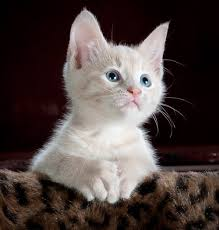
#> input picture CSCI2620-InClassProjects/PalettePrep/cat.jpg, 219 x 230 px
$ python main.py
#> lines starting #> are read from the running program, lines starting #| are printed output that depends on the picture
#> further down, image is the input picture: PIL image 219x230 RGB; mean R, G, B 79.1, 67.5, 65.2
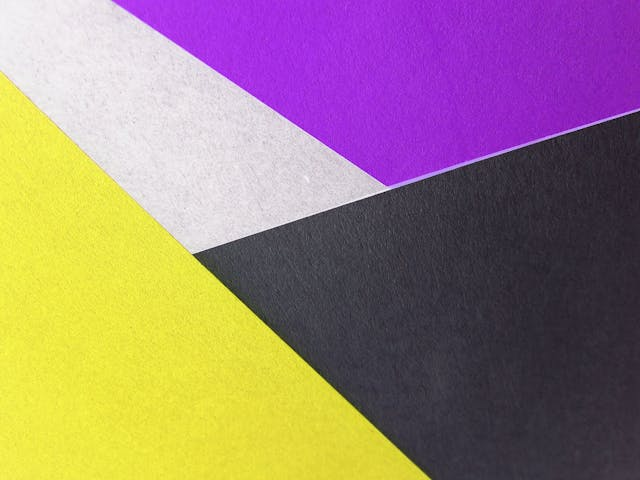
#> input picture CSCI2620-InClassProjects/PalettePrep/abstract.jpg, 640 x 480 px
#> further down, image is the input picture: PIL image 640x480 RGB; mean R, G, B 155.3, 128.2, 120.5
### CSCI2620-InClassProjects/PalettePrep/remap.py
import math


# [6 lines left out: function color_distance, not called in this run]


def color_distanceL1(one, two):
  r_diff = one[0] - two[0]
  g_diff = one[1] - two[1]
  b_diff = one[2] - two[2]

  return abs(r_diff) + abs(g_diff) + abs(b_diff)


# [45 lines left out: function remapDither, not called in this run]

def remap(image, data, palette, filename):
#> called with filename = 'abstract_bichrome.png'
    print("Building cluster distance matrix")
    palette_distances = []
    for color1 in palette:
        row = []
        for color2 in palette:
            distance = color_distanceL1(color1, color2)
            row.append(distance)
        palette_distances.append(row)

    for y in range(image.height):
        for x in range(image.width):
            pixel = data[x, y]
            min_distance = 442
            min_index = 0
            for i, color in enumerate(palette):

                palette_distance = palette_distances[min_index][i]
                if palette_distance > min_distance * 2:
                    continue

                distance = color_distanceL1(color, pixel)
                if distance < min_distance:
                    min_distance = distance
                    min_index = i

            data[x, y] = palette[min_index]

    image.save(filename)
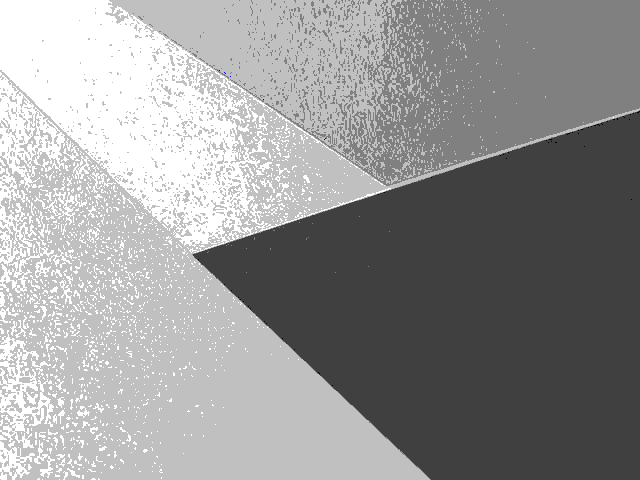
#> saved as abstract_bichrome.png: PIL image 640x480 RGB; mean R, G, B 149.5, 149.5, 149.5

### CSCI2620-InClassProjects/PalettePrep/get_palette.py
def get_palette(image, data, sub_sample_frequency = 1):
#> called with sub_sample_frequency = 1
  pixel_frequency = dict()

  sum_sub_sample = 0

  for y in range(image.height):
    for x in range(image.width):
      sum_sub_sample += sub_sample_frequency
      if sum_sub_sample >= 1:
        pixel = data[x, y]
        if pixel in pixel_frequency.keys():
          pixel_frequency[pixel] = pixel_frequency[pixel] + 1
        else:
          pixel_frequency[pixel] = 1
        sum_sub_sample -= 1


  entries = sorted(pixel_frequency.items(), key=lambda pair: pair[1], reverse=True)
  return entries

### CSCI2620-InClassProjects/PalettePrep/print_palette.py
import math
from PIL import Image

def print_palette(entries, pixel_size, name):
#> called with pixel_size = 10, name = 'abstract_palette.png'
  wrap_size = math.ceil(math.sqrt(len(entries)))
  image_out = Image.new("RGB", (wrap_size*pixel_size, pixel_size*math.ceil(len(entries)/wrap_size)))
#> image_out: PIL image 30x20 RGB; every value is 0
  data_out = image_out.load()

  for index, pixel in enumerate(entries):
    pixel_start_x = (index%wrap_size)*pixel_size
    pixel_start_y = int(index/wrap_size)*pixel_size
    for y in range(pixel_size):
      for x in range(pixel_size):
        data_out[x + pixel_start_x, y + pixel_start_y] = pixel[0]
#> this loop made 6 passes
#> pixel on passes 1 to 6: ((192, 192, 192), 110637), ((64, 64, 64), 106346), ((255, 255, 255), 49884), ((128, 128, 128), 40263), ((0, 0, 0), 63), ((0, 0, 255), 7)

  image_out.save(name)
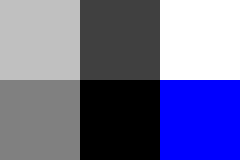
#> saved as abstract_palette.png: PIL image 30x20 RGB (shown 8 times larger); mean R, G, B 106.5, 106.5, 149

### CSCI2620-InClassProjects/PalettePrep/main.py
from PIL import Image
import math
from get_palette import get_palette
from print_palette import print_palette
from remap import remap
from nes_palette import nes_palette


if __name__ == '__main__':

  image = Image.open("cat.jpg")
  data = image.load()

  basic_palette = [
    (0,0,0),
    (64, 64, 64),
    (128, 128, 128),
    (192, 192, 192),
    (255,255,255),
    (255, 0, 0),
    (0, 255, 0),
    (0, 0, 255),
    ]

  image = Image.open("abstract.jpg")
  data = image.load()

  remap(image, data, basic_palette, "abstract_bichrome.png")

  entries = get_palette(image, data)

  print_palette(entries, 10, "abstract_palette.png")

  # remap(image, data, nes_palette, "remap_cat.png")
  #
  #
  #
  # for filename in ("cat.jpg", "abstract.jpg"):
  #   image = Image.open(filename)
  #   data = image.load()
  #
  #   entries = get_palette(image, data)
  #   entries = [x for x in entries if x[1] > 1]
  #
  #   print_palette(entries, 10, "palette_" + filename +".png")
